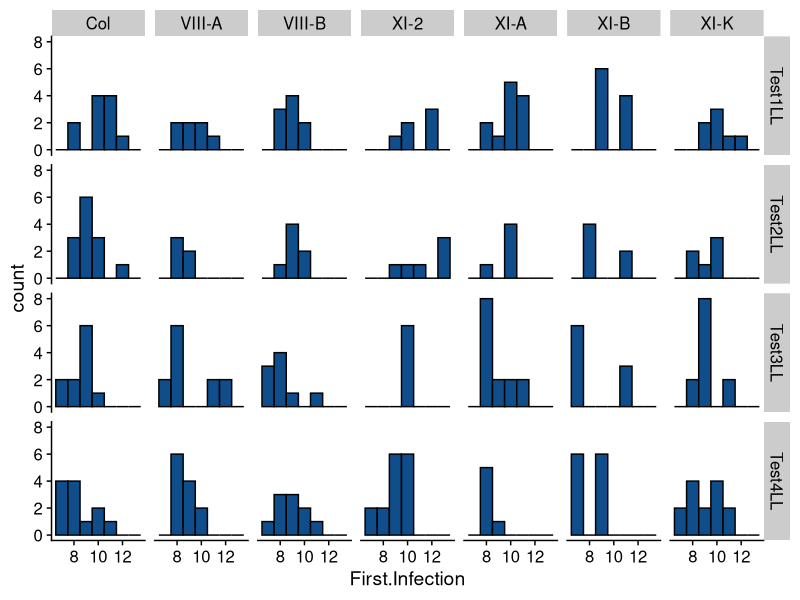
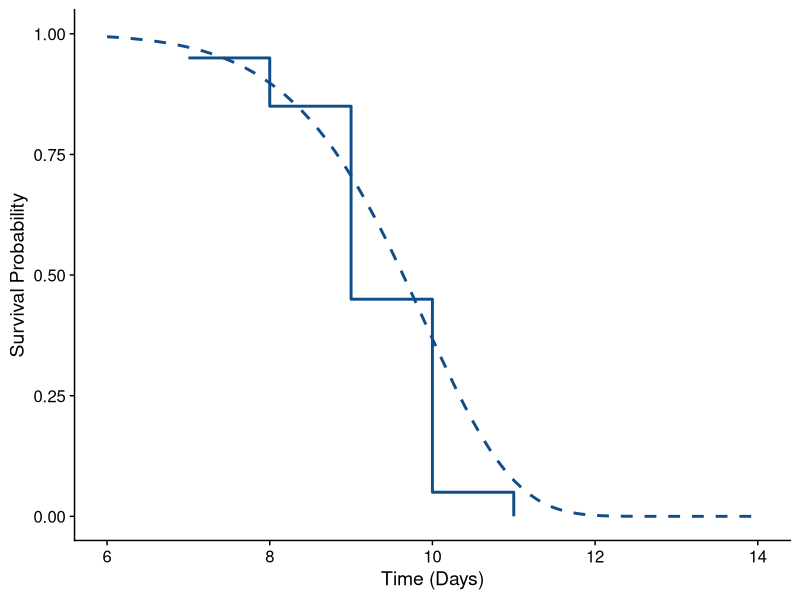
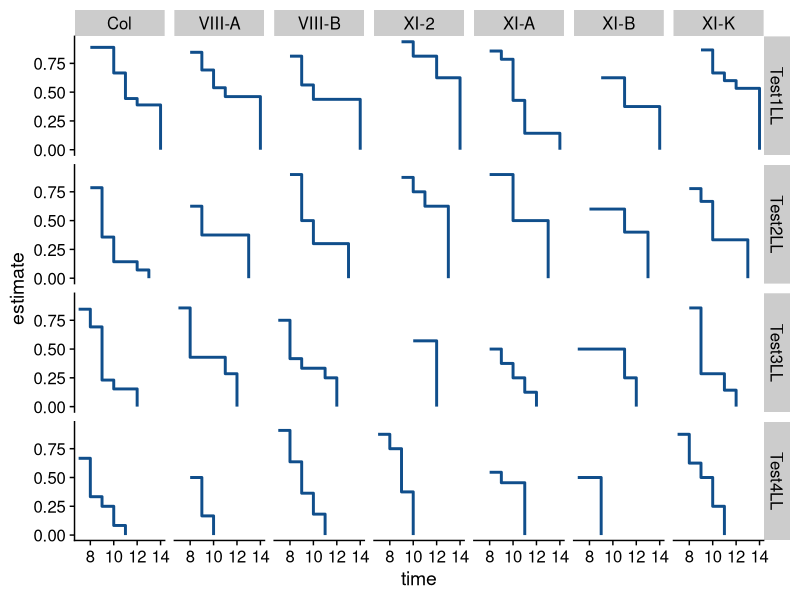

The R script that drew these images, in order:
## ---- chunk 1

# Clear the environment
rm(list = ls())
#gc(reset = TRUE, verbose = FALSE)

# Notebook Settings
knitr::opts_chunk$set(echo = TRUE)

library(tidyverse)
library(broom)
library(tufte)
library(cowplot)
library(fastDummies)
library(survival)
library(survminer)

#ggplot2 settings
theme_set(theme_cowplot())

## ---- chunk 2

# Load data from csv file
raw_df <- read.csv("unpacked_plant_data.csv")

# Take the Ecotype Variable and separate it out into separate covariate columns
df <- dummy_columns(raw_df, select_columns = c("Ecotype"))

# In general we will assumed censored plants do not show symptoms
# This is an assumption, that we should evaluate the liklihood of it being true, given our fit
uncensored_df <- df %>%
  filter(Censored == 0)

# Plot data in 2D grid of histograms - Trial vs Ecotype
real_hist <- ggplot(data = uncensored_df, aes(First.Infection)) + 
  geom_histogram(binwidth = 1, color = "Black", fill = "DodgerBlue4") + 
  facet_grid(Trial.Name ~ Ecotype)

real_hist

head(raw_df)

## ---- chunk 3

cumulative_df <- raw_df %>%
  distinct(Trial.Name, Ecotype)

cumulative_df <- data.frame(Trial.Name = rep(cumulative_df$Trial.Name, each = 14),
                            Ecotype = rep(cumulative_df$Ecotype, each = 14), 
                            Day = rep(1:14, times = length(cumulative_df$Ecotype)))

get_new_infections <- function(trial, eco, day) {
    new_infections <- raw_df %>% filter(identical(trial, Trial.Name),
                                    identical(eco, Ecotype),
                                    day == First.Infection) %>%
      summarise(n())
    new_infections <- new_infections$n
}

get_new_infections("Trial1LL", "Col", 10)


cumulative_df <- cumulative_df %>%
  mutate(New.Infections = pmap(list(trial = Trial.Name, 
                                    eco = Ecotype, 
                                    day = Day), 
                               .f = get_new_infections)[[1]])
cumulative_df
## ---- chunk 4

y <- seq(1, 15, 0.1)

alpha = 10
sigma = 10

S <- exp(-(y/sigma)^alpha)

surv_ex_df <- data.frame(Survival = S, Time = y)

# Simulate data from Weibull distribution
n_samples <- 20               # 20 individuals
set.seed(1234)                # set seed for reproducibility
y_samples <- floor(rweibull(n_samples, shape = alpha, scale = sigma))

# Store in data frame
simulate_df <- data.frame(ysim = y_samples) %>%
  arrange(ysim) %>%
  mutate(n_infected = row_number(),
         n_plants = 20,
         n_safe = n_plants - n_infected)

# Transform from new.infections to survival
surv_df <- simulate_df %>%
  group_by(ysim) %>%
  tally(name = "new_infections") %>%
  mutate(n_plants = 20,
         n_infected_total = cumsum(new_infections),
         n_healthy = n_plants + new_infections - n_infected_total,
         surv_prob = 1 - new_infections/n_healthy,
         cum_surv_prob = cumprod(surv_prob),
         proportion = 1 - n_infected_total/n_plants)

knitr::kable(surv_df)

## ---- chunk 5

ggplot(data = surv_df) +
  geom_step(aes(x = ysim, y = cum_surv_prob), color = "DodgerBlue4", size = 1) +
  geom_line(data = surv_ex_df, 
            aes(x = Time, y = surv_ex_df$Survival), 
            color = "DodgerBlue4", size = 1, 
            linetype = "dashed") + 
  xlim(6,14) +
  xlab("Time (Days)") + 
  ylab("Survival Probability")

## ---- chunk 6

kaplan_meier_model <- function(df) {
  surv_obj <- Surv(time = df$First.Infection)
  surv_fit <-survfit(surv_obj ~ Ecotype, data = df)
  #surv_fit <- tidy(surv_fit)
}

# Create experiment with control
filtered_df <- df %>%
  filter(Trial.Name == "Test 1LL" & (Ecotype == "Col" | Ecotype == "XI-B"))

#fit <- kaplan_meier_model(filtered_df)


## ---- chunk 7

# Define kaplan meier fitting function using survival package
kaplan_meier_model <- function(df) {
  surv_obj <- Surv(time = df$First.Infection)
  surv_fit <-survfit(surv_obj ~ 1, data = df)
  surv_fit <- tidy(surv_fit)
}

kaplan_meier_model_stats <- function(df) {
  surv_obj <- Surv(time = df$First.Infection)
  surv_fit <-survfit(surv_obj ~ 1, data = df)
  surv_fit <- glance(surv_fit)
}

# Apply to trials in original dataframe
nested_km_df <- df %>%
  group_by(Trial.Name, Ecotype) %>%
  nest() %>%
  mutate(model = map(data, kaplan_meier_model),
         model_stats = map(data, kaplan_meier_model_stats))

km_models_df <- nested_km_df %>%
  unnest(model)

#models_df

ggplot(data = km_models_df, aes(x = time, y = estimate, color = Ecotype)) + 
  geom_step(size = 1, color = "DodgerBlue4") +
  facet_grid(Trial.Name ~ Ecotype)

#ggsurvplot_list(fit = nested_df$model, data <- )


## ---- chunk 8

coxph_model <- function(df) {
  res.cox <- coxph(Surv(time = First.Infection) ~ Ecotype, data = df)
  cox_summary <- summary(res.cox)
}

nested_coxph_df <- df %>%
  group_by(Trial.Name) %>%
  nest() %>%
  mutate(coxph_models = map(data, coxph_model))

#str(nested_coxph_df$coxph_models[1])
#nested_coxph_df$coxph_models[1]
